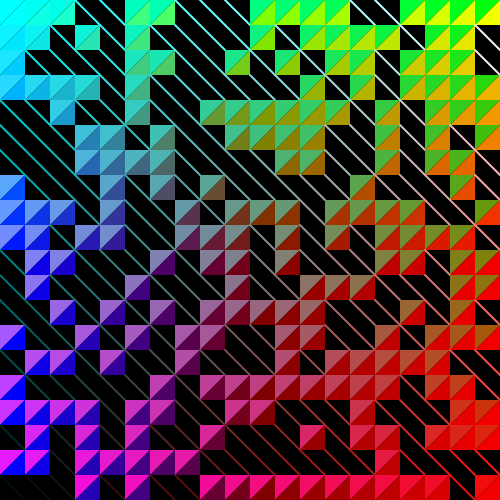
Frame 1 (no input)
Frame 60 (no input): identical to frame 1, image omitted
Frame 120 (the mouse pressed at the canvas centre since frame 60): identical to frame 1, image omitted

The p5.js sketch that drew this single still picture (run headless with seeded random() and noise() and a simulated clock; from frame 60 on, the mouse is pressed at the canvas centre):

// p5.js sketch
// ── sketch.js
/**
 * @Author: viviennemulvey
 * @Date:   2020-09-23T09:26:27+01:00
 * @Last modified by:   viviennemulvey
 * @Last modified time: 2020-11-03T14:50:18+00:00
 */


let width = 500;
let height = 500;
let numOfObjects = 20;
let size = width / numOfObjects;

function setup() {
  createCanvas(500, 500);
  noStroke();
  colorMode(RGB,numOfObjects,numOfObjects,numOfObjects);
  rectMode(CENTER);
  background(0);
  //noLoop();

}

function draw() {

  randomSeed(56); //fixes the pattern on x seed
  background(0);

  for (let j = 0; j < numOfObjects; j++) {
    for (let i = 0; i < numOfObjects; i++) {
      let transX = i * size;
      let transY = j * size;
      push();
      translate(transX, transY);
      let direction = round(random(0, 1));
      //console.log(direction)
      if (direction == 0) {
        beginShape(TRIANGLES);
        fill(j,numOfObjects-j,numOfObjects-i);
        vertex(0, 0);
        vertex(size, 0);
        vertex(0, size);
        fill(i,numOfObjects-j*2,numOfObjects-i*2);
        vertex(size, 0);
        vertex(size, size);
        vertex(0, size);
        endShape();

      } else {
        stroke(i,numOfObjects-j,numOfObjects-j);
        strokeWeight(2);
        line(0, 0, size, size);

      }
      pop();
    }
  }
}
